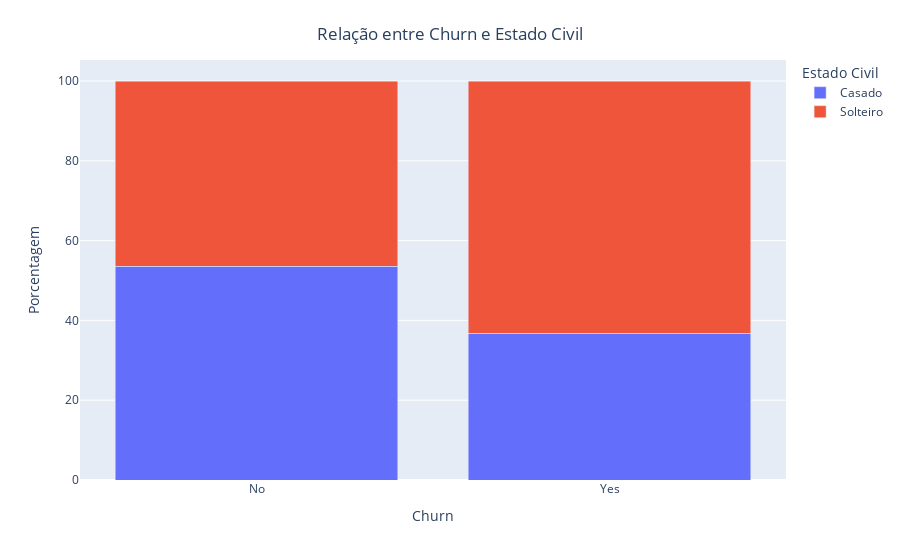

The notebook cell this image was saved under:
### Markdown cell above
## Insight sobre Churn entre pessoas Idosas e Não Idosas

Aqui identificamos que embora os Idosos representem apenas 13% dos clientes, eles representam praticamente 25% dos Churns. O que demonstra a necessidade de entender junto a essa parcela dos clientes, através de uma pesquisa, e estratégias de publicidade e marketing para diminuir a quantidade de churn.

### Code cell
# Remove espaços em branco e padroniza os valores
df['Casado'] = df['Casado'].str.strip().str.lower()  # Remove espaços e converte para minúsculas
df['Casado'] = df['Casado'].fillna('não informado')  # Preenche valores nulos com 'Não Informado'

# Substitui os valores 'yes' e 'no' por 'Casado' e 'Solteiro'
df['Casado'] = df['Casado'].map({'yes': 'Casado', 'no': 'Solteiro', 'não informado': 'Não Informado'})

# Calcula a porcentagem de cada categoria
df_grouped = df.groupby(['Churn', 'Casado']).size().reset_index(name='count')
total_por_churn = df_grouped.groupby('Churn')['count'].transform('sum')
df_grouped['percent'] = (df_grouped['count'] / total_por_churn) * 100

# Gráfico de barras empilhadas
fig = px.bar(df_grouped, x='Churn', y='percent', color='Casado', barmode='stack',
             labels={'Churn': 'Churn', 'percent': 'Porcentagem', 'Casado': 'Estado Civil'})

fig.update_layout(
    title={
        'text': 'Relação entre Churn e Estado Civil',
        'x': 0.5,  # Centraliza o título horizontalmente
        'y': 0.95,  # Posiciona o título próximo ao topo
        'xanchor': 'center',
        'yanchor': 'top'
    },
    yaxis_title='Porcentagem',
    legend_title='Estado Civil'
)
fig.show()

### Figure 1 — Plotly figure (JSON) as saved in the notebook; plotly's stock layout.template omitted (floating-point values rounded to 4 significant figures)
{"data": [{"alignmentgroup": "True", "hovertemplate": "Estado Civil=Casado<br>Churn=%{x}<br>Porcentagem=%{y}<extra></extra>", "legendgroup": "Casado", "marker": {"color": "#636efa", "pattern": {"shape": ""}}, "name": "Casado", "offsetgroup": "Casado", "orientation": "v", "showlegend": true, "textposition": "auto", "type": "bar", "x": ["No", "Yes"], "xaxis": "x", "y": [53.62, 36.76], "yaxis": "y"}, {"alignmentgroup": "True", "hovertemplate": "Estado Civil=Solteiro<br>Churn=%{x}<br>Porcentagem=%{y}<extra></extra>", "legendgroup": "Solteiro", "marker": {"color": "#EF553B", "pattern": {"shape": ""}}, "name": "Solteiro", "offsetgroup": "Solteiro", "orientation": "v", "showlegend": true, "textposition": "auto", "type": "bar", "x": ["No", "Yes"], "xaxis": "x", "y": [46.38, 63.24], "yaxis": "y"}], "layout": {"autosize": true, "barmode": "stack", "legend": {"title": {"text": "Estado Civil"}, "tracegroupgap": 0}, "margin": {"t": 60}, "title": {"text": "Relação entre Churn e Estado Civil", "x": 0.5, "xanchor": "center", "y": 0.95, "yanchor": "top"}, "xaxis": {"anchor": "y", "autorange": true, "domain": [0, 1], "range": [-0.5, 1.5], "title": {"text": "Churn"}, "type": "category"}, "yaxis": {"anchor": "x", "autorange": true, "domain": [0, 1], "range": [0, 105.3], "title": {"text": "Porcentagem"}, "type": "linear"}}}
